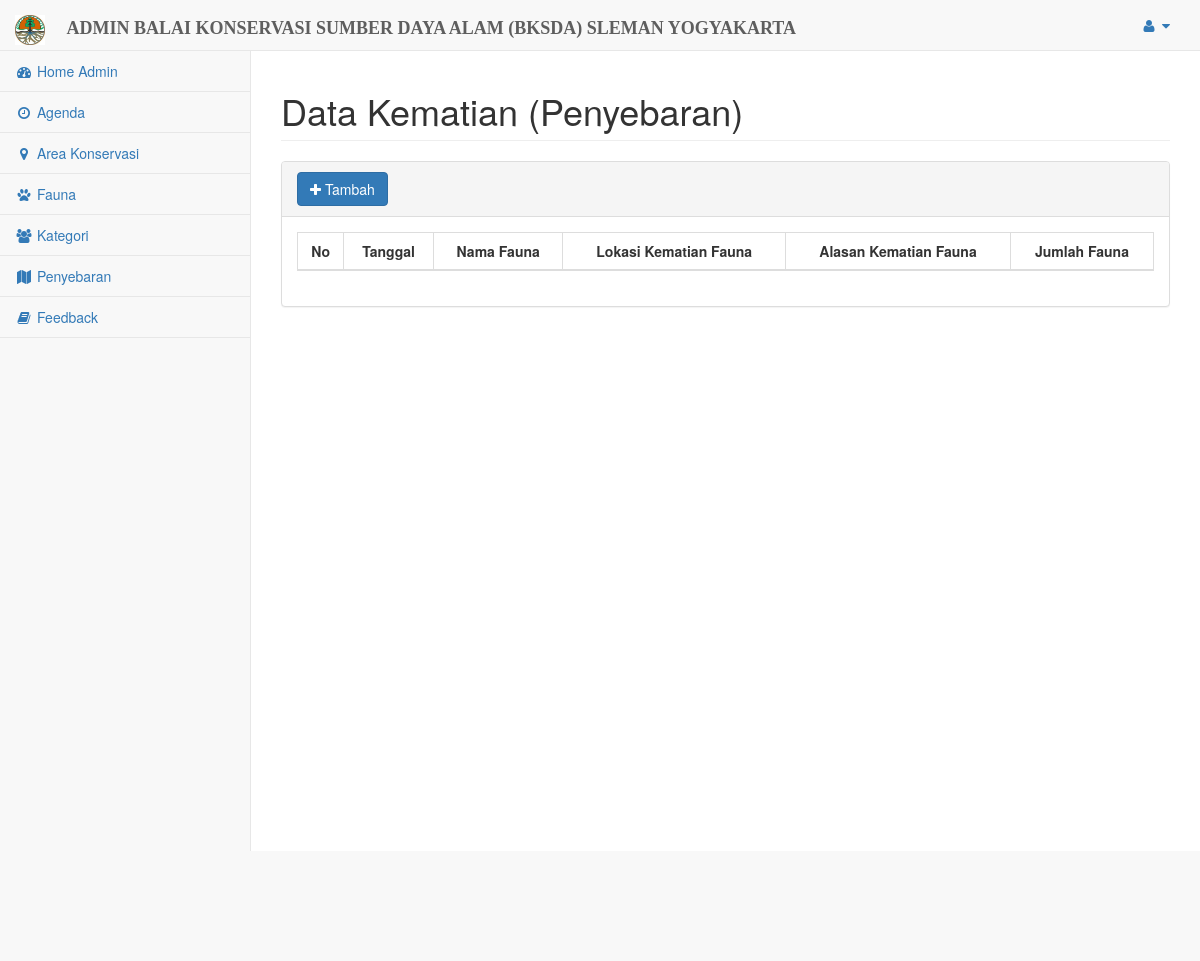
The app's page /admin/index.php?page=kematian_penyebaran (signed in), older data.
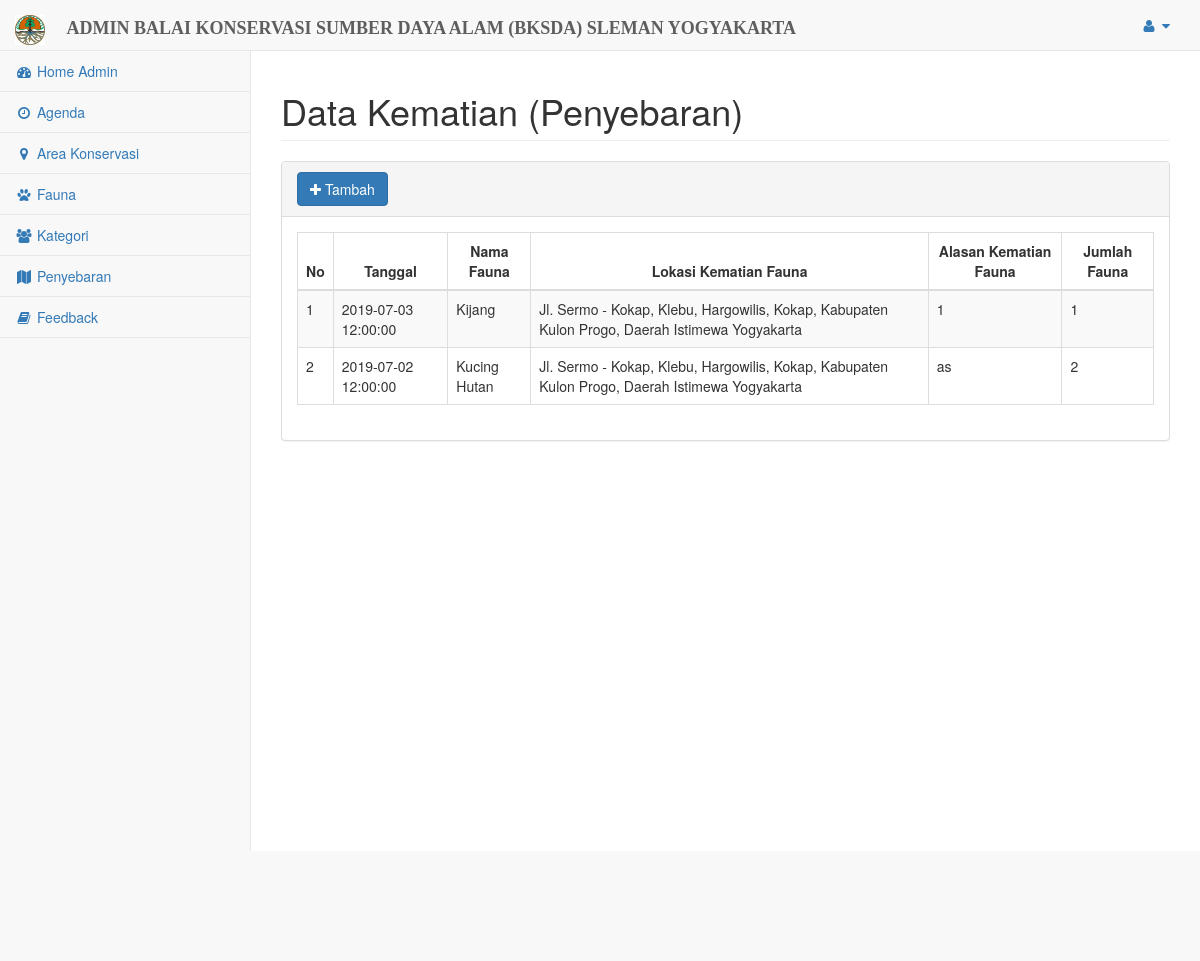
The same page, newer data.
### tables this page shows
CREATE TABLE `kematian_fauna` (
  `id` int(11) NOT NULL,
  `jumlah_kematian` int(11) NOT NULL,
  `tanggal_kematian` datetime NOT NULL,
  `alasan` varchar(255) NOT NULL,
  `id_penyebaran` int(11) NOT NULL
);

CREATE TABLE `fauna` (
  `id` int(11) NOT NULL,
  `nama_fauna` varchar(50) NOT NULL,
  `spesies` varchar(50) NOT NULL,
  `deskripsi` varchar(1000) NOT NULL,
  `status` enum('Sudah Dilepas ke Habitat Aslinya','Masih Dalam Penangkaran','','') NOT NULL,
  `status_konservasi_nasional` enum('dilindungi','tidak dilindungi') NOT NULL,
  `status_konservasi_internasional` enum('dilindungi','tidak dilindungi') NOT NULL,
  `family` varchar(50) NOT NULL,
  `kehidupan_sosial` varchar(50) NOT NULL,
  `id_kategori` int(11) NOT NULL,
  `gambar` varchar(255) DEFAULT NULL
);

CREATE TABLE `obyek_wisata` (
  `id` int(11) NOT NULL,
  `nama_wisata` varchar(50) NOT NULL,
  `lokasi` varchar(100) NOT NULL,
  `latitude` double NOT NULL,
  `longitude` double NOT NULL,
  `gambar` varchar(255) DEFAULT NULL
);

### admin/konfigurasi/DB.php (called while the page is built, shortened)
<?php
class DB{
    public $connection = null;
    public function __construct()
    {
        $servername = "localhost";
        $username = "root";
        $password = "";
        $database = "bksdayogyakarta2";
        $con = new mysqli($servername, $username, $password, $database);
        $this->connection = $con;
    }
    public function select($sql){
        $result = $this->connection->query($sql);
        $data = [];
        while ($row = $result->fetch_object()){
            $data[] = $row;
        }
        return $data;
    }
}
$DATABASE = new DB();

### admin/pages/kematian_penyebaran.php (the view, shortened to what this page needs)
<?php
require_once 'konfigurasi/DB.php';
$query = "SELECT kematian_fauna.id,kematian_fauna.tanggal_kematian,fauna.nama_fauna,ow.lokasi,kematian_fauna.alasan,kematian_fauna.jumlah_kematian FROM kematian_fauna
          INNER JOIN detail_obyek_wisata on kematian_fauna.id_penyebaran=detail_obyek_wisata.id
          INNER JOIN obyek_wisata ow on detail_obyek_wisata.id_wisata = ow.id
          INNER JOIN fauna on detail_obyek_wisata.id_fauna = fauna.id ORDER BY tanggal_kematian DESC ";
$kematian = $DATABASE->select($query);
?>
<div id="page-wrapper" style="height: 100%;">
	<div class="row">
        <div class="col-lg-12">
            <h1 class="page-header">Data Kematian (Penyebaran) </h1>
        </div>
    </div>
    <div class="row" style="height: 100%;">
        <div class="col-lg-12">
            <div class="panel panel-default">
                <div class="panel-heading">
                    <button class="btn btn-primary" id="tambah-kematian"><span class="fa fa-plus"></span> Tambah </button>
                </div>
                <div class="panel-body">
                    <table width="100%" class="table table-striped table-bordered table-hover" id="dataTables-example">
                        <thead>
                            <tr>
                                <th>No</th>
                                <th>Tanggal</th>
                                <th>Nama Fauna</th>
                                <th>Lokasi Kematian Fauna </th>
                                <th>Alasan Kematian Fauna</th>
                                <th>Jumlah Fauna</th>
                            </tr>
                        </thead>
                        <tbody>
                        <?php
                        $i = 0;
                        foreach ($kematian as $x){
                            $i++;
                            echo "<tr>
                                <td>$i</td>
                                <td>$x->tanggal_kematian</td>
                                <td>$x->nama_fauna</td>
                                <td>$x->lokasi</td>
                                <td>$x->alasan</td>
                                <td>$x->jumlah_kematian</td>
                            </tr>";
                        }
                        ?>
                       </tbody>
                    </table>
                </div>
        </div>
   </div>
</div>
</div>

### admin/index.php (shortened to what this page needs)
<!DOCTYPE html>
<html lang="en">
<head>
    <link href="vendor/bootstrap/css/bootstrap.min.css" rel="stylesheet">
    <link href="vendor/metisMenu/metisMenu.min.css" rel="stylesheet">
    <link href="vendor/datatables-plugins/dataTables.bootstrap.css" rel="stylesheet">
    <link href="vendor/datatables-responsive/dataTables.responsive.css" rel="stylesheet">
    <link href="assets/flatpickr.min.css" rel="stylesheet">
    <link href="dist/css/sb-admin-2.css" rel="stylesheet">
    <link rel="stylesheet" type="text/css" href="assets/sweetalert/sweetalert.css">
    <link href="vendor/font-awesome/css/font-awesome.min.css" rel="stylesheet" type="text/css">
    <link rel="stylesheet" type="text/css" href="assets/mycss.css">
</head>
<body>
    <div id="wrapper">
        <?php
        	include 'section/nav.php';
        	if (isset($_GET['page'])) {
        		include 'pages/' . $_GET['page'] . '.php';
        	}
        	else{
        		include 'pages/index.php';
        	}
         ?>
    </div>
</body>
</html>

### admin/section/nav.php (shortened to what this page needs)
<nav class="navbar navbar-default navbar-static-top" role="navigation" style="margin-bottom: 0">
    <div class="navbar-header">
        <a class="navbar-brand" href="index.php" style="font-family: Calibri Light ">
            <span>
                <img src="gambar/logo.jpg" alt="gambar" width="30px" class="">
            </span>
            <b>&nbsp &nbsp ADMIN BALAI KONSERVASI SUMBER DAYA ALAM (BKSDA) SLEMAN YOGYAKARTA</b>
        </a>
    </div>
    <ul class="nav navbar-top-links navbar-right">
        <li class="dropdown">
            <a class="dropdown-toggle" data-toggle="dropdown" href="#">
                <i class="fa fa-user fa-fw"></i> <i class="fa fa-caret-down"></i>
            </a>
        </li>
    </ul>
    <div class="navbar-default sidebar" role="navigation">
        <div class="sidebar-nav navbar-collapse">
            <ul class="nav" id="side-menu">
                <li>
                    <a href="index.php"><i class="fa fa-dashboard fa-fw"></i> Home Admin</a>
                </li>
                <li>
                    <a href="index.php?page=agenda"><i class="fa fa-clock-o fa-fw"></i> Agenda</a>
                </li>
                <li>
                    <a href="index.php?page=area_konservasi"><i class="fa fa-map-marker fa-fw"></i> Area Konservasi</a>
                </li>
                <li>
                    <a href="index.php?page=fauna"><i class="fa fa-paw fa-fw"></i> Fauna</a>
                </li>
                <li>
                    <a href="index.php?page=kategori"><i class="fa fa-users fa-fw"></i> Kategori</a>
                </li>
                <li>
                    <a href="index.php?page=penyebaran"><i class="fa fa-map fa-fw"></i> Penyebaran</a>
                </li>
                <li>
                    <a href="index.php?page=feedback"><i class="fa fa-book fa-fw"></i> Feedback</a>
                </li>
            </ul>
        </div>
    </div>
</nav>

### admin/assets/mycss.css (style rules this page uses)
th { text-align: center; }

### admin/index.php (style rules this page uses)
#wrapper { height: 100%; }
html, body { height: 100%; margin: 0; padding: 0; }

Row changes from the older to the newer data that the page shows:
added kematian_fauna: tanggal_kematian "2019-07-03 12:00:00", fauna.nama_fauna "Kijang", obyek_wisata.lokasi "Jl. Sermo - Kokap, Klebu, Hargowilis, Kokap, Kabupaten Kulon Progo, Daerah Istimewa Yogyakarta", alasan "1", jumlah_kematian "1"
added kematian_fauna: tanggal_kematian "2019-07-02 12:00:00", fauna.nama_fauna "Kucing Hutan", obyek_wisata.lokasi "Jl. Sermo - Kokap, Klebu, Hargowilis, Kokap, Kabupaten Kulon Progo, Daerah Istimewa Yogyakarta", alasan "as", jumlah_kematian "2"
